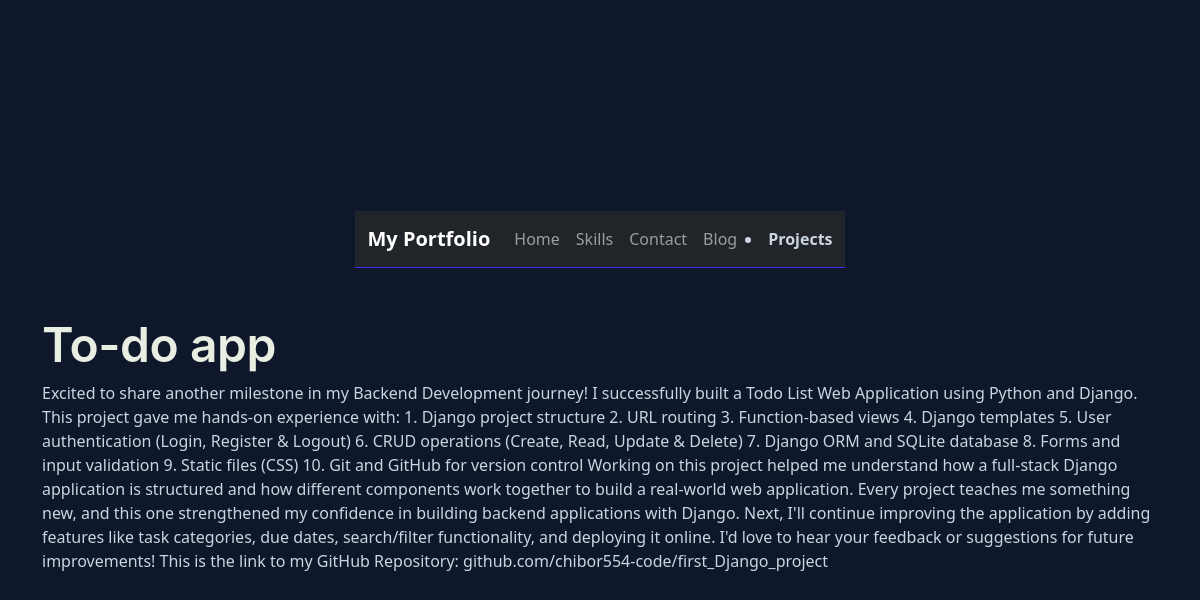
/blog/to-do-app/, run on the app's committed database.
### portfolio/models.py (models this page shows, shortened)
class Post(models.Model):
    title = models.CharField(max_length=200)
    slug = models.SlugField(max_length=220, unique=True, blank=True)
    author = models.ForeignKey(
        User,
        on_delete=models.CASCADE,
        related_name="posts"
    )
    content = models.TextField()
    cover_image = models.ImageField(
        upload_to="blog/",
        blank=True,
        null=True
    )
    created_at = models.DateTimeField(auto_now_add=True)
    updated_at = models.DateTimeField(auto_now=True)
    class Meta:
        ordering = ["-created_at"]

### portfolio/views.py (the view)
# urls.py: path("blog/<slug:slug>/", views.PostDetailView.as_view(), name="post_detail"),
class PostDetailView(DetailView):
    model = Post
    template_name = "blog/post_detail.html"
    context_object_name = "post"
    slug_field = "slug"
    slug_url_kwarg = "slug"

### portfolio/templates/blog/post_detail.html
{% extends "base.html" %}
{% block content %}
<h1>{{ post.title }}</h1>
<p>{{ post.content }}</p>
{% endblock %}

### portfolio/static/css/style.css (style rules this page uses)
:root { --primary:rgb(170, 3, 253); --background:#b509e9ec; --white:hsl(0, 84%, 7%); --text:#eaefe3fe; --muted:#f9faf5; --border:#05409a; --danger:#ecedea; --shadow:0 15px 35px rgba(240, 229, 229, 0.998); --ink:var(--text); --blue:var(--primary); --navy:#076045; --card:var(--white); --line:var(--border); }
html { scroll-behavior:var(--shadow); }
body { min-height:100vh; background:linear-gradient(135deg,#0f172a,#2563eb); padding:20px; color:var(--text); display: flex; flex-direction: column; align-items: center; justify-content: center; }
h1 { font-family:"Space Grotesk","Inter",sans-serif; font-size:clamp(2rem,5vw,3rem); font-weight:600; color:var(--ink); letter-spacing:-0.01em; }
body { background:#0F172A; color:#CBD5E1; }

### data on the page
Post: title "To-do app", content "Excited to share another milestone in my Backend Development journey! I successfully built a Todo List Web Application using Python and Django. This project gave me hands-on experience with: 1. Django project structure 2. URL routing 3. Function-based views 4. Django templates 5. User authentication (Login, Register & Logout) 6. CRUD operations (Create, Read, Update & Delete) 7. Django ORM and SQLite database 8. Forms and input validation 9. Static files (CSS) 10. Git and GitHub for version control Working on this project helped me understand how a full-stack Django application is structured and how different components work together to build a real-world web application. Every project…"
